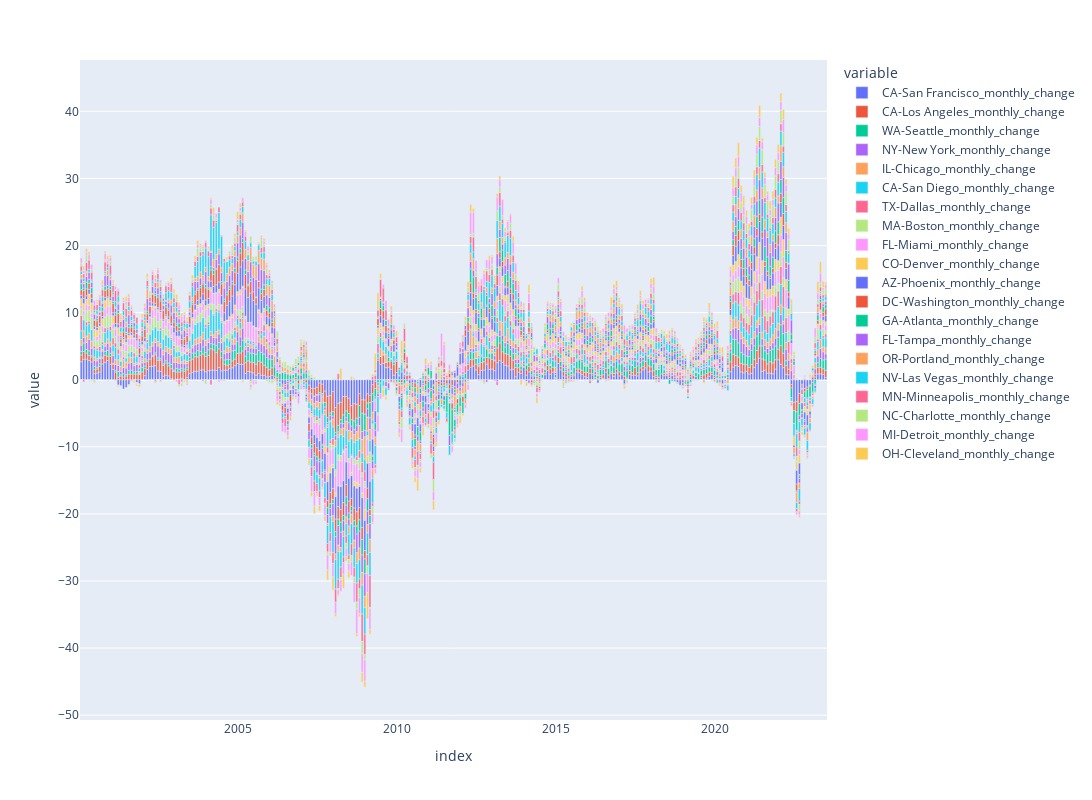

The code cell stored with this chart in its notebook:
### Code cell
# Plotting an interactive bar chart showing monthly percent changes for all 20 cities included in the Case-Shiller index
px.bar(Case_Shiller_by_state_monthly).update_layout(width=1600, height=800)

### Figure 1 — Plotly figure (JSON) as saved in the notebook; plotly's stock layout.template omitted (floating-point values rounded to 4 significant figures; data arrays with more than 128 entries replaced by an {"elided": "..."} marker saying what was removed)
{"data": [{"alignmentgroup": "True", "hovertemplate": "variable=CA-San Francisco_monthly_change<br>index=%{x}<br>value=%{y}<extra></extra>", "legendgroup": "CA-San Francisco_monthly_change", "marker": {"color": "#636efa", "pattern": {"shape": ""}}, "name": "CA-San Francisco_monthly_change", "offsetgroup": "CA-San Francisco_monthly_change", "orientation": "v", "showlegend": true, "textposition": "auto", "type": "bar", "x": {"elided": "282 str values"}, "xaxis": "x", "y": {"elided": "282 float values"}, "yaxis": "y"}, {"alignmentgroup": "True", "hovertemplate": "variable=CA-Los Angeles_monthly_change<br>index=%{x}<br>value=%{y}<extra></extra>", "legendgroup": "CA-Los Angeles_monthly_change", "marker": {"color": "#EF553B", "pattern": {"shape": ""}}, "name": "CA-Los Angeles_monthly_change", "offsetgroup": "CA-Los Angeles_monthly_change", "orientation": "v", "showlegend": true, "textposition": "auto", "type": "bar", "x": {"elided": "282 str values"}, "xaxis": "x", "y": {"elided": "282 float values"}, "yaxis": "y"}, {"alignmentgroup": "True", "hovertemplate": "variable=WA-Seattle_monthly_change<br>index=%{x}<br>value=%{y}<extra></extra>", "legendgroup": "WA-Seattle_monthly_change", "marker": {"color": "#00cc96", "pattern": {"shape": ""}}, "name": "WA-Seattle_monthly_change", "offsetgroup": "WA-Seattle_monthly_change", "orientation": "v", "showlegend": true, "textposition": "auto", "type": "bar", "x": {"elided": "282 str values"}, "xaxis": "x", "y": {"elided": "282 float values"}, "yaxis": "y"}, {"alignmentgroup": "True", "hovertemplate": "variable=NY-New York_monthly_change<br>index=%{x}<br>value=%{y}<extra></extra>", "legendgroup": "NY-New York_monthly_change", "marker": {"color": "#ab63fa", "pattern": {"shape": ""}}, "name": "NY-New York_monthly_change", "offsetgroup": "NY-New York_monthly_change", "orientation": "v", "showlegend": true, "textposition": "auto", "type": "bar", "x": {"elided": "282 str values"}, "xaxis": "x", "y": {"elided": "282 float values"}, "yaxis": "y"}, {"alignmentgroup": "True", "hovertemplate": "variable=IL-Chicago_monthly_change<br>index=%{x}<br>value=%{y}<extra></extra>", "legendgroup": "IL-Chicago_monthly_change", "marker": {"color": "#FFA15A", "pattern": {"shape": ""}}, "name": "IL-Chicago_monthly_change", "offsetgroup": "IL-Chicago_monthly_change", "orientation": "v", "showlegend": true, "textposition": "auto", "type": "bar", "x": {"elided": "282 str values"}, "xaxis": "x", "y": {"elided": "282 float values"}, "yaxis": "y"}, {"alignmentgroup": "True", "hovertemplate": "variable=CA-San Diego_monthly_change<br>index=%{x}<br>value=%{y}<extra></extra>", "legendgroup": "CA-San Diego_monthly_change", "marker": {"color": "#19d3f3", "pattern": {"shape": ""}}, "name": "CA-San Diego_monthly_change", "offsetgroup": "CA-San Diego_monthly_change", "orientation": "v", "showlegend": true, "textposition": "auto", "type": "bar", "x": {"elided": "282 str values"}, "xaxis": "x", "y": {"elided": "282 float values"}, "yaxis": "y"}, {"alignmentgroup": "True", "hovertemplate": "variable=TX-Dallas_monthly_change<br>index=%{x}<br>value=%{y}<extra></extra>", "legendgroup": "TX-Dallas_monthly_change", "marker": {"color": "#FF6692", "pattern": {"shape": ""}}, "name": "TX-Dallas_monthly_change", "offsetgroup": "TX-Dallas_monthly_change", "orientation": "v", "showlegend": true, "textposition": "auto", "type": "bar", "x": {"elided": "282 str values"}, "xaxis": "x", "y": {"elided": "282 float values"}, "yaxis": "y"}, {"alignmentgroup": "True", "hovertemplate": "variable=MA-Boston_monthly_change<br>index=%{x}<br>value=%{y}<extra></extra>", "legendgroup": "MA-Boston_monthly_change", "marker": {"color": "#B6E880", "pattern": {"shape": ""}}, "name": "MA-Boston_monthly_change", "offsetgroup": "MA-Boston_monthly_change", "orientation": "v", "showlegend": true, "textposition": "auto", "type": "bar", "x": {"elided": "282 str values"}, "xaxis": "x", "y": {"elided": "282 float values"}, "yaxis": "y"}, {"alignmentgroup": "True", "hovertemplate": "variable=FL-Miami_monthly_change<br>index=%{x}<br>value=%{y}<extra></extra>", "legendgroup": "FL-Miami_monthly_change", "marker": {"color": "#FF97FF", "pattern": {"shape": ""}}, "name": "FL-Miami_monthly_change", "offsetgroup": "FL-Miami_monthly_change", "orientation": "v", "showlegend": true, "textposition": "auto", "type": "bar", "x": {"elided": "282 str values"}, "xaxis": "x", "y": {"elided": "282 float values"}, "yaxis": "y"}, {"alignmentgroup": "True", "hovertemplate": "variable=CO-Denver_monthly_change<br>index=%{x}<br>value=%{y}<extra></extra>", "legendgroup": "CO-Denver_monthly_change", "marker": {"color": "#FECB52", "pattern": {"shape": ""}}, "name": "CO-Denver_monthly_change", "offsetgroup": "CO-Denver_monthly_change", "orientation": "v", "showlegend": true, "textposition": "auto", "type": "bar", "x": {"elided": "282 str values"}, "xaxis": "x", "y": {"elided": "282 float values"}, "yaxis": "y"}, {"alignmentgroup": "True", "hovertemplate": "variable=AZ-Phoenix_monthly_change<br>index=%{x}<br>value=%{y}<extra></extra>", "legendgroup": "AZ-Phoenix_monthly_change", "marker": {"color": "#636efa", "pattern": {"shape": ""}}, "name": "AZ-Phoenix_monthly_change", "offsetgroup": "AZ-Phoenix_monthly_change", "orientation": "v", "showlegend": true, "textposition": "auto", "type": "bar", "x": {"elided": "282 str values"}, "xaxis": "x", "y": {"elided": "282 float values"}, "yaxis": "y"}, {"alignmentgroup": "True", "hovertemplate": "variable=DC-Washington_monthly_change<br>index=%{x}<br>value=%{y}<extra></extra>", "legendgroup": "DC-Washington_monthly_change", "marker": {"color": "#EF553B", "pattern": {"shape": ""}}, "name": "DC-Washington_monthly_change", "offsetgroup": "DC-Washington_monthly_change", "orientation": "v", "showlegend": true, "textposition": "auto", "type": "bar", "x": {"elided": "282 str values"}, "xaxis": "x", "y": {"elided": "282 float values"}, "yaxis": "y"}, {"alignmentgroup": "True", "hovertemplate": "variable=GA-Atlanta_monthly_change<br>index=%{x}<br>value=%{y}<extra></extra>", "legendgroup": "GA-Atlanta_monthly_change", "marker": {"color": "#00cc96", "pattern": {"shape": ""}}, "name": "GA-Atlanta_monthly_change", "offsetgroup": "GA-Atlanta_monthly_change", "orientation": "v", "showlegend": true, "textposition": "auto", "type": "bar", "x": {"elided": "282 str values"}, "xaxis": "x", "y": {"elided": "282 float values"}, "yaxis": "y"}, {"alignmentgroup": "True", "hovertemplate": "variable=FL-Tampa_monthly_change<br>index=%{x}<br>value=%{y}<extra></extra>", "legendgroup": "FL-Tampa_monthly_change", "marker": {"color": "#ab63fa", "pattern": {"shape": ""}}, "name": "FL-Tampa_monthly_change", "offsetgroup": "FL-Tampa_monthly_change", "orientation": "v", "showlegend": true, "textposition": "auto", "type": "bar", "x": {"elided": "282 str values"}, "xaxis": "x", "y": {"elided": "282 float values"}, "yaxis": "y"}, {"alignmentgroup": "True", "hovertemplate": "variable=OR-Portland_monthly_change<br>index=%{x}<br>value=%{y}<extra></extra>", "legendgroup": "OR-Portland_monthly_change", "marker": {"color": "#FFA15A", "pattern": {"shape": ""}}, "name": "OR-Portland_monthly_change", "offsetgroup": "OR-Portland_monthly_change", "orientation": "v", "showlegend": true, "textposition": "auto", "type": "bar", "x": {"elided": "282 str values"}, "xaxis": "x", "y": {"elided": "282 float values"}, "yaxis": "y"}, {"alignmentgroup": "True", "hovertemplate": "variable=NV-Las Vegas_monthly_change<br>index=%{x}<br>value=%{y}<extra></extra>", "legendgroup": "NV-Las Vegas_monthly_change", "marker": {"color": "#19d3f3", "pattern": {"shape": ""}}, "name": "NV-Las Vegas_monthly_change", "offsetgroup": "NV-Las Vegas_monthly_change", "orientation": "v", "showlegend": true, "textposition": "auto", "type": "bar", "x": {"elided": "282 str values"}, "xaxis": "x", "y": {"elided": "282 float values"}, "yaxis": "y"}, {"alignmentgroup": "True", "hovertemplate": "variable=MN-Minneapolis_monthly_change<br>index=%{x}<br>value=%{y}<extra></extra>", "legendgroup": "MN-Minneapolis_monthly_change", "marker": {"color": "#FF6692", "pattern": {"shape": ""}}, "name": "MN-Minneapolis_monthly_change", "offsetgroup": "MN-Minneapolis_monthly_change", "orientation": "v", "showlegend": true, "textposition": "auto", "type": "bar", "x": {"elided": "282 str values"}, "xaxis": "x", "y": {"elided": "282 float values"}, "yaxis": "y"}, {"alignmentgroup": "True", "hovertemplate": "variable=NC-Charlotte_monthly_change<br>index=%{x}<br>value=%{y}<extra></extra>", "legendgroup": "NC-Charlotte_monthly_change", "marker": {"color": "#B6E880", "pattern": {"shape": ""}}, "name": "NC-Charlotte_monthly_change", "offsetgroup": "NC-Charlotte_monthly_change", "orientation": "v", "showlegend": true, "textposition": "auto", "type": "bar", "x": {"elided": "282 str values"}, "xaxis": "x", "y": {"elided": "282 float values"}, "yaxis": "y"}, {"alignmentgroup": "True", "hovertemplate": "variable=MI-Detroit_monthly_change<br>index=%{x}<br>value=%{y}<extra></extra>", "legendgroup": "MI-Detroit_monthly_change", "marker": {"color": "#FF97FF", "pattern": {"shape": ""}}, "name": "MI-Detroit_monthly_change", "offsetgroup": "MI-Detroit_monthly_change", "orientation": "v", "showlegend": true, "textposition": "auto", "type": "bar", "x": {"elided": "282 str values"}, "xaxis": "x", "y": {"elided": "282 float values"}, "yaxis": "y"}, {"alignmentgroup": "True", "hovertemplate": "variable=OH-Cleveland_monthly_change<br>index=%{x}<br>value=%{y}<extra></extra>", "legendgroup": "OH-Cleveland_monthly_change", "marker": {"color": "#FECB52", "pattern": {"shape": ""}}, "name": "OH-Cleveland_monthly_change", "offsetgroup": "OH-Cleveland_monthly_change", "orientation": "v", "showlegend": true, "textposition": "auto", "type": "bar", "x": {"elided": "282 str values"}, "xaxis": "x", "y": {"elided": "282 float values"}, "yaxis": "y"}], "layout": {"barmode": "relative", "height": 800, "legend": {"title": {"text": "variable"}, "tracegroupgap": 0}, "margin": {"t": 60}, "width": 1600, "xaxis": {"anchor": "y", "domain": [0, 1], "title": {"text": "index"}}, "yaxis": {"anchor": "x", "domain": [0, 1], "title": {"text": "value"}}}}
